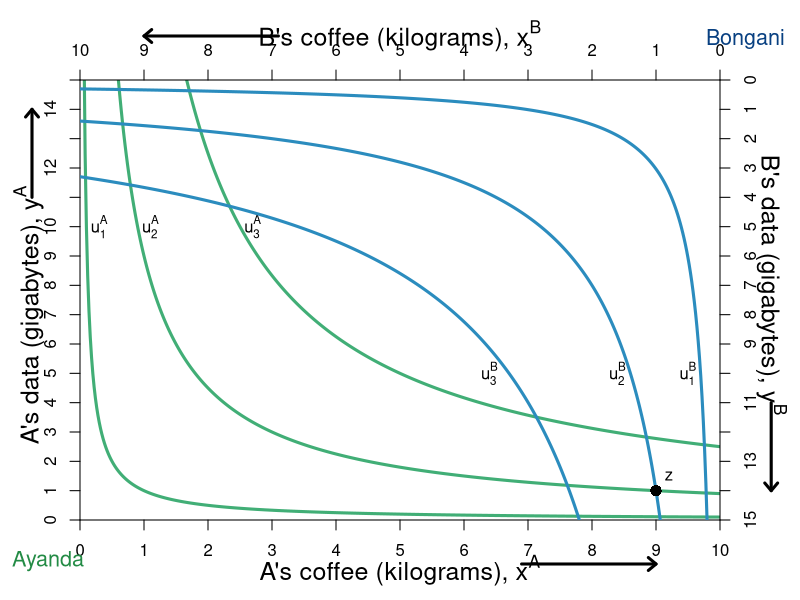

This chart was generated by the following R code:
require(shape)
#pdf(file = "property_fig2bSTEP1.pdf", width = 9, height = 7)
#pdf(file = "property_fig2bSTEP2.pdf", width = 9, height = 7)
#pdf(file = "property_fig2bSTEP3.pdf", width = 9, height = 7)
pdf(file = "property/property_fig2b.pdf", width = 9, height = 7)

#Set parameters for graphics
axislabelsize <- 1.5
graphlinewidth <- 3
namesize <- 1.3

COL <- c("#7fc97f", "#beaed4", "#fdc086", "#ffff99", "#386cb0", "#f0027f", "#bf5b17", "#666666")
COLA <- c("#99d8c9","#66c2a4","#41ae76", "#238b45", "#005824")
COLB <- c("#4eb3d3", "#2b8cbe", "#0868ac","#084081")


uA <- function(x, y, alpha = 0.5, lambda = 0) {
  (x^(alpha)*y^(1 - alpha))^(1-lambda)*((10 - x)^(alpha)*(15 - y)^(1 - alpha))^lambda
}

indiffcurveA1 <- function(x, U = 3, A = 1, a = 0.5) {
  ((((U-2)/A)*(1/x)^a)^(1/(1-a)))
}

indiffcurveA2 <- function(x, U = 3, A = 1, a = 0.5) {
  (((U/A)*(1/x)^a)^(1/(1-a)))
}

indiffcurveA3 <- function(x, U = 3, A = 1, a = 0.5) {
  ((((U+2)/A)*(1/x)^a)^(1/(1-a)))
}

#Aisha happens to have found 8 apples and 2 oranges, 
#and Betty happens to have found 2 apples and 13 oranges. 
#Aisha's utility (8^0.5)*(2^0.5) = 4
#Betty's utility (2^0.5)*(13^0.5) = 5.09

par(mar =  c(4, 4, 4, 4))
xlims <- c(0, 10)
ylims <- c(0, 15)
xlims2 <- c(10, 0)
ylims2 <- c(15, 0)

plot(0, 0, xlim = xlims, ylim = ylims, type = "n",
     xlab = "",
     ylab = "",
     xaxt = "n", 
     yaxt = "n", 
     cex.lab = axislabelsize, 
     bty = "n",
     xaxs="i", 
     yaxs="i")


npts <- 500 
npts2 <- 501
#Specify the sequences of points for graphing. 
xx1 <- seq(xlims[1], xlims[2], length.out = npts)
#xx2 <- seq(xlims[1], xlims[2], length.out = npts)
#xx3 <- seq(xlims[1], xlims[2], length.out = npts2)
#xx4 <- seq(xlims[1], 10, length.out = npts2)

#Draw the lines for the graphs
lines(xx1, indiffcurveA1(xx1), col = COLA[3], lwd = graphlinewidth)
lines(xx1, indiffcurveA2(xx1), col = COLA[3], lwd = graphlinewidth)
lines(xx1, indiffcurveA3(xx1), col = COLA[3], lwd = graphlinewidth)
#lines(xx2, solowCondition(xx2, delta = 5), col = COL[3], lwd = 4)
#lines(xx2, solowInfeas(xx2, delta = 5), col = COL[1], lwd = 4, lty = 2)

#Customize ticks and labels for the plot
ticksy <- seq(from = 0, to = 15, by = 1)
ylabels <- seq(from = 0, to = 15, by = 1)
ticksx <- seq(from = 0, to = 10, by = 1)
xlabels <- seq(from = 0, to = 10, by = 1)
axis(1, at = ticksx, pos = 0, labels = xlabels)
axis(2, at = ticksy, pos = 0, labels = ylabels, las = 0)

mtext(expression(paste("A's coffee (kilograms), ", x^A)), side=1, line = 2.5, cex = axislabelsize)
text(-0.8, 7, expression(paste("A's data (gigabytes), ", y^A)), xpd = TRUE, cex = axislabelsize, srt = 90) 

#Add arrows:
arrows(-0.75, 11, -0.75, 14, xpd = TRUE, length=0.1,angle=40,lwd=3)
arrows(6.9, -1.5, 9, -1.5, xpd = TRUE, length=0.1,angle=40,lwd=3)

#Annotation of the three graphs and the NE
text(0.3, 10, expression(u[1]^A))
text(1.1, 10, expression(u[2]^A))
text(2.7, 10, expression(u[3]^A))
#text(16, 0.52, expression(paste("Nash Equilibrium")))

#Line to label B's endowment
#segments(0, 13, 2, 13, lty = 2, col = "darkgray", lwd = 2)
#segments(2, 0, 2, 13, lty = 2, col = "darkgray", lwd = 2)


text(-0.5, -1.4, expression("Ayanda"), xpd = TRUE, cex = namesize, col = COLA[4])
text(10.4, 16.4, expression("Bongani"), xpd = TRUE, cex = namesize, col = COLB[4])


#Set up second axes and labels
par(new = TRUE)
#par(mar =  c(6, 4, 4, 4))

xlims2 <- c(10, 0)
ylims2 <- c(15, 0)

plot(0, 0, xlim = xlims2, ylim = ylims2, type = "n",
     xlab = expression(paste("")),
     ylab = expression(paste("")),
     xaxt = "n", 
     yaxt = "n", 
     cex.lab = 1.3, 
     bty = "n",
     xaxs="i", 
     yaxs="i")

axis(side = 3, at = ticksx, pos = 0, labels = xlabels)
axis(side = 4, at = ticksy, pos = 0, labels = ylabels, las = 0)
#axis(side=3, at = xlims2, pos = 0)
text(5, -1.5, expression(paste("B's coffee (kilograms), ", x^B)), xpd = TRUE, cex = axislabelsize)
text(-0.8, 7, expression(paste("B's data (gigabytes), ", y^B)), xpd = TRUE, cex = axislabelsize, srt = 270) 

#Add arrows:
arrows(-0.8, 11, -0.8, 14, xpd = TRUE, length=0.1,angle=40,lwd=3)
arrows(6.9, -1.5, 9, -1.5, xpd = TRUE, length=0.1,angle=40,lwd=3)


indiffcurveB1 <- function(x, U = 3.741657, A = 1, a = 0.5) {
  ((((U-2)/A)*(1/x)^a)^(1/(1-a)))
}

indiffcurveB2 <- function(x, U = 3.741657, A = 1, a = 0.5) {
  (((U/A)*(1/x)^a)^(1/(1-a)))
}

indiffcurveB3 <- function(x, U = 3.741657, A = 1, a = 0.5) {
  ((((U+2)/A)*(1/x)^a)^(1/(1-a)))
}

lines(xx1, indiffcurveB1(xx1), col = COLB[2], lwd = graphlinewidth)
lines(xx1, indiffcurveB2(xx1), col = COLB[2], lwd = graphlinewidth)
lines(xx1, indiffcurveB3(xx1), col = COLB[2], lwd = graphlinewidth)

#Label B's indifference curves
text(0.5, 10, expression(u[1]^B))
text(1.6, 10, expression(u[2]^B))
text(3.6, 10, expression(u[3]^B))

#Add a point for the initial endowment
points(1, 14, pch = 16, col = "black", cex = 1.5)

#Annotating B's endowment
text(0.8, 13.5, expression(z))


#Arrow to Slope of BRF
#Arrows(14.2, 0.12, 12.2, 0.12, col = "black", lty = 1, lwd = 2, arr.type = "triangle")
#text(16.8, 0.12, expression(paste("Slope = ", q[p])))

#Arrow to Slope of isoprofit
#Arrows(13, 0.80, 15, 0.80, col = "black", lty = 1, lwd = 2, arr.type = "triangle")
#text(10.2, 0.80, expression(paste("Slope = ", frac(q, p))))

dev.off()
